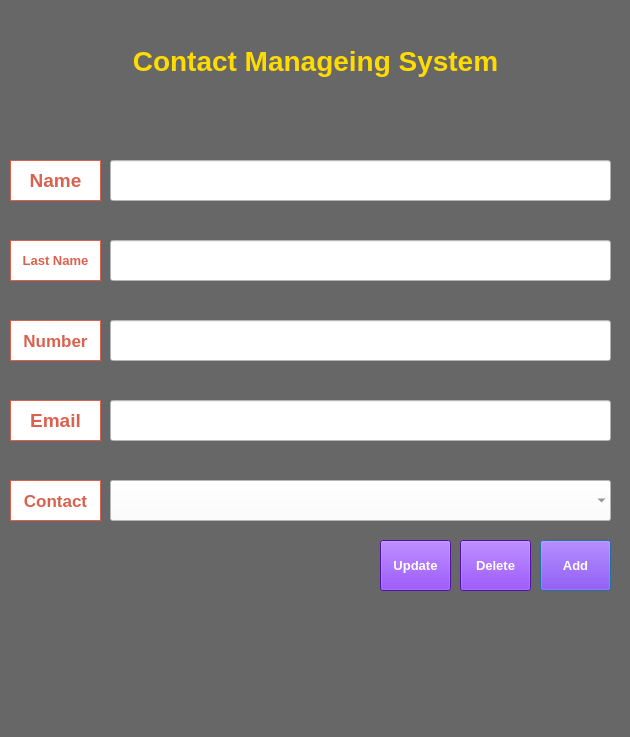
<?xml version="1.0" encoding="UTF-8"?>
<ui version="4.0">
 <class>DialogMa</class>
 <widget class="QDialog" name="DialogMa">
  <property name="geometry">
   <rect>
    <x>0</x>
    <y>0</y>
    <width>630</width>
    <height>737</height>
   </rect>
  </property>
  <property name="windowTitle">
   <string>Manager</string>
  </property>
  <property name="styleSheet">
   <string notr="true">background-color:#676767</string>
  </property>
  <widget class="QLabel" name="label_5">
   <property name="geometry">
    <rect>
     <x>10</x>
     <y>400</y>
     <width>91</width>
     <height>41</height>
    </rect>
   </property>
   <property name="font">
    <font>
     <pointsize>14</pointsize>
     <weight>75</weight>
     <bold>true</bold>
    </font>
   </property>
   <property name="styleSheet">
    <string notr="true">color:#DA614E;background-color:white</string>
   </property>
   <property name="frameShape">
    <enum>QFrame::Box</enum>
   </property>
   <property name="text">
    <string>Email</string>
   </property>
   <property name="alignment">
    <set>Qt::AlignCenter</set>
   </property>
  </widget>
  <widget class="QLabel" name="label_2">
   <property name="geometry">
    <rect>
     <x>10</x>
     <y>160</y>
     <width>91</width>
     <height>41</height>
    </rect>
   </property>
   <property name="font">
    <font>
     <pointsize>14</pointsize>
     <weight>75</weight>
     <bold>true</bold>
    </font>
   </property>
   <property name="styleSheet">
    <string notr="true">color:#DA614E;background-color:white</string>
   </property>
   <property name="frameShape">
    <enum>QFrame::Box</enum>
   </property>
   <property name="text">
    <string>Name</string>
   </property>
   <property name="alignment">
    <set>Qt::AlignCenter</set>
   </property>
  </widget>
  <widget class="QLabel" name="label_4">
   <property name="geometry">
    <rect>
     <x>10</x>
     <y>320</y>
     <width>91</width>
     <height>41</height>
    </rect>
   </property>
   <property name="font">
    <font>
     <pointsize>13</pointsize>
     <weight>75</weight>
     <bold>true</bold>
    </font>
   </property>
   <property name="styleSheet">
    <string notr="true">color:#DA614E;background-color:white</string>
   </property>
   <property name="frameShape">
    <enum>QFrame::Box</enum>
   </property>
   <property name="text">
    <string>Number</string>
   </property>
   <property name="alignment">
    <set>Qt::AlignCenter</set>
   </property>
  </widget>
  <widget class="QLabel" name="label_3">
   <property name="geometry">
    <rect>
     <x>10</x>
     <y>240</y>
     <width>91</width>
     <height>41</height>
    </rect>
   </property>
   <property name="font">
    <font>
     <pointsize>10</pointsize>
     <weight>75</weight>
     <bold>true</bold>
    </font>
   </property>
   <property name="styleSheet">
    <string notr="true">color:#DA614E;background-color:white</string>
   </property>
   <property name="frameShape">
    <enum>QFrame::Box</enum>
   </property>
   <property name="text">
    <string>Last Name</string>
   </property>
   <property name="alignment">
    <set>Qt::AlignCenter</set>
   </property>
  </widget>
  <widget class="QLabel" name="label">
   <property name="geometry">
    <rect>
     <x>10</x>
     <y>30</y>
     <width>611</width>
     <height>61</height>
    </rect>
   </property>
   <property name="font">
    <font>
     <pointsize>21</pointsize>
     <weight>75</weight>
     <bold>true</bold>
    </font>
   </property>
   <property name="styleSheet">
    <string notr="true">color:#FFDB00</string>
   </property>
   <property name="text">
    <string>Contact Manageing System</string>
   </property>
   <property name="alignment">
    <set>Qt::AlignCenter</set>
   </property>
  </widget>
  <widget class="QComboBox" name="comboBox">
   <property name="geometry">
    <rect>
     <x>110</x>
     <y>480</y>
     <width>501</width>
     <height>41</height>
    </rect>
   </property>
   <property name="font">
    <font>
     <pointsize>10</pointsize>
    </font>
   </property>
   <property name="styleSheet">
    <string notr="true">color:#645452;background-color:white</string>
   </property>
   <property name="frame">
    <bool>false</bool>
   </property>
  </widget>
  <widget class="QLabel" name="label_6">
   <property name="geometry">
    <rect>
     <x>10</x>
     <y>480</y>
     <width>91</width>
     <height>41</height>
    </rect>
   </property>
   <property name="font">
    <font>
     <pointsize>13</pointsize>
     <weight>75</weight>
     <bold>true</bold>
    </font>
   </property>
   <property name="styleSheet">
    <string notr="true">color:#DA614E;background-color:white</string>
   </property>
   <property name="frameShape">
    <enum>QFrame::Box</enum>
   </property>
   <property name="text">
    <string>Contact</string>
   </property>
   <property name="alignment">
    <set>Qt::AlignCenter</set>
   </property>
  </widget>
  <widget class="QPushButton" name="pushButton">
   <property name="geometry">
    <rect>
     <x>540</x>
     <y>540</y>
     <width>71</width>
     <height>51</height>
    </rect>
   </property>
   <property name="font">
    <font>
     <pointsize>10</pointsize>
     <weight>75</weight>
     <bold>true</bold>
    </font>
   </property>
   <property name="styleSheet">
    <string notr="true">background-color:#7018EB;color:white</string>
   </property>
   <property name="text">
    <string>Add</string>
   </property>
  </widget>
  <widget class="QPushButton" name="pushButton_3">
   <property name="geometry">
    <rect>
     <x>380</x>
     <y>540</y>
     <width>71</width>
     <height>51</height>
    </rect>
   </property>
   <property name="font">
    <font>
     <pointsize>10</pointsize>
     <weight>75</weight>
     <bold>true</bold>
    </font>
   </property>
   <property name="styleSheet">
    <string notr="true">background-color:#7018EB;color:white</string>
   </property>
   <property name="text">
    <string>Update</string>
   </property>
  </widget>
  <widget class="QPushButton" name="pushButton_2">
   <property name="geometry">
    <rect>
     <x>460</x>
     <y>540</y>
     <width>71</width>
     <height>51</height>
    </rect>
   </property>
   <property name="font">
    <font>
     <pointsize>10</pointsize>
     <weight>75</weight>
     <bold>true</bold>
    </font>
   </property>
   <property name="styleSheet">
    <string notr="true">background-color:#7018EB;color:white</string>
   </property>
   <property name="text">
    <string>Delete</string>
   </property>
  </widget>
  <widget class="QLabel" name="label_error">
   <property name="geometry">
    <rect>
     <x>10</x>
     <y>540</y>
     <width>361</width>
     <height>21</height>
    </rect>
   </property>
   <property name="font">
    <font>
     <pointsize>10</pointsize>
     <weight>75</weight>
     <bold>true</bold>
    </font>
   </property>
   <property name="styleSheet">
    <string notr="true">color:#FAFA37</string>
   </property>
   <property name="frameShape">
    <enum>QFrame::NoFrame</enum>
   </property>
   <property name="text">
    <string/>
   </property>
   <property name="alignment">
    <set>Qt::AlignLeading|Qt::AlignLeft|Qt::AlignVCenter</set>
   </property>
  </widget>
  <widget class="QLineEdit" name="lineEdit_name">
   <property name="geometry">
    <rect>
     <x>110</x>
     <y>160</y>
     <width>501</width>
     <height>41</height>
    </rect>
   </property>
   <property name="font">
    <font>
     <pointsize>10</pointsize>
    </font>
   </property>
   <property name="styleSheet">
    <string notr="true">color:#645452;background-color:white</string>
   </property>
   <property name="clearButtonEnabled">
    <bool>true</bool>
   </property>
  </widget>
  <widget class="QLineEdit" name="lineEdit_lastname">
   <property name="geometry">
    <rect>
     <x>110</x>
     <y>240</y>
     <width>501</width>
     <height>41</height>
    </rect>
   </property>
   <property name="font">
    <font>
     <pointsize>10</pointsize>
    </font>
   </property>
   <property name="styleSheet">
    <string notr="true">color:#645452;background-color:white</string>
   </property>
   <property name="clearButtonEnabled">
    <bool>true</bool>
   </property>
  </widget>
  <widget class="QLineEdit" name="lineEdit_number">
   <property name="geometry">
    <rect>
     <x>110</x>
     <y>320</y>
     <width>501</width>
     <height>41</height>
    </rect>
   </property>
   <property name="font">
    <font>
     <pointsize>10</pointsize>
    </font>
   </property>
   <property name="styleSheet">
    <string notr="true">color:#645452;background-color:white</string>
   </property>
   <property name="clearButtonEnabled">
    <bool>true</bool>
   </property>
  </widget>
  <widget class="QLineEdit" name="lineEdit_email">
   <property name="geometry">
    <rect>
     <x>110</x>
     <y>400</y>
     <width>501</width>
     <height>41</height>
    </rect>
   </property>
   <property name="font">
    <font>
     <pointsize>10</pointsize>
    </font>
   </property>
   <property name="styleSheet">
    <string notr="true">color:#645452;background-color:white</string>
   </property>
   <property name="clearButtonEnabled">
    <bool>true</bool>
   </property>
  </widget>
 </widget>
 <tabstops>
  <tabstop>lineEdit_name</tabstop>
  <tabstop>lineEdit_lastname</tabstop>
  <tabstop>lineEdit_number</tabstop>
  <tabstop>lineEdit_email</tabstop>
  <tabstop>comboBox</tabstop>
  <tabstop>pushButton_3</tabstop>
  <tabstop>pushButton_2</tabstop>
  <tabstop>pushButton</tabstop>
 </tabstops>
 <resources/>
 <connections/>
</ui>
